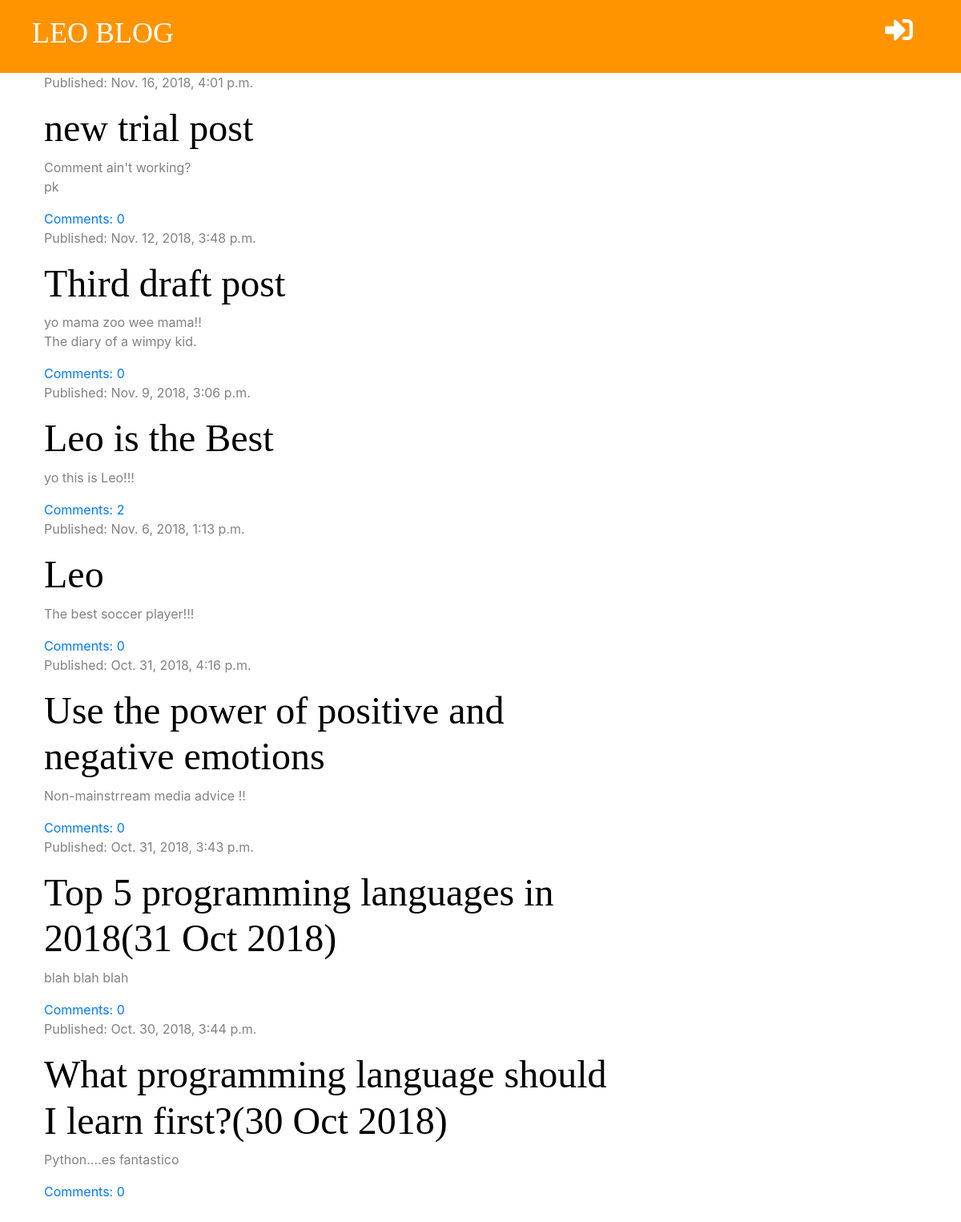
The page / on the database its author committed.
### blog/models.py (models this page shows, shortened)
class Post(models.Model):
    author = models.ForeignKey('auth.User', on_delete=models.CASCADE)
    title = models.CharField(max_length=200)
    text = models.TextField()
    created_date = models.DateTimeField(default=timezone.now)
    published_date = models.DateTimeField(blank=True, null=True)
    def approved_comments(self):
        return self.comments.filter(approved=True)

### blog/views.py (the view)
# urls.py: path('', views.post_list, name='post_list'),
def post_list(request):
    posts = Post.objects.filter(published_date__lte=timezone.now()).order_by('-published_date')
    stuff_for_frontend = {'posts': posts}
    return render(request, 'blog/post_list.html', stuff_for_frontend)

### blog/templates/blog/post_list.html (shortened to what this page needs)
{% extends 'blog/base.html' %}
{% block content %}
    {% for post in posts %}
        <div class="post">
            <div class="date">
                <p>Published: {{ post.published_date }}</p>
            <div/>
            <h1><a href="{% url 'post_detail' pk=post.pk %}">{{ post.title }}</a></h1>
            <p>{{ post.text|truncatechars:50|linebreaksbr }}</p>
            <a href="{% url 'post_detail' pk=post.pk %}">Comments: {{ post.approved_comments.count }}</a>
        </div>
    {% endfor %}
{% endblock %}

### blog/static/css/blog.css (style rules this page uses)
h1, h2, h3, h4 { font-family: 'tangerine', 'Inconsolata', 'Droid Sans', serif; font-size: 48px; }
.date { color: #828282; }
.post { margin-bottom: 70px; }
.post h1 a { color: #000000; }

### rows shown on the page
Post: published_date "Nov. 16, 2018, 4:01 p.m.", title "new trial post", text "Comment ain't working? pk", approved_comments.count "0"
Post: published_date "Nov. 12, 2018, 3:48 p.m.", title "Third draft post", text "yo mama zoo wee mama!! The diary of a wimpy kid.", approved_comments.count "0"
Post: published_date "Nov. 9, 2018, 3:06 p.m.", title "Leo is the Best", text "yo this is Leo!!!", approved_comments.count "2"
Post: published_date "Nov. 6, 2018, 1:13 p.m.", title "Leo", text "The best soccer player!!!", approved_comments.count "0"
Post: published_date "Oct. 31, 2018, 4:16 p.m.", title "Use the power of positive and negative emotions", text "Non-mainstrream media advice !!", approved_comments.count "0"
Post: published_date "Oct. 31, 2018, 3:43 p.m.", title "Top 5 programming languages in 2018(31 Oct 2018)", text "blah blah blah", approved_comments.count "0"
Post: published_date "Oct. 30, 2018, 3:44 p.m.", title "What programming language should I learn first?(30 Oct 2018)", text "Python....es fantastico", approved_comments.count "0"
